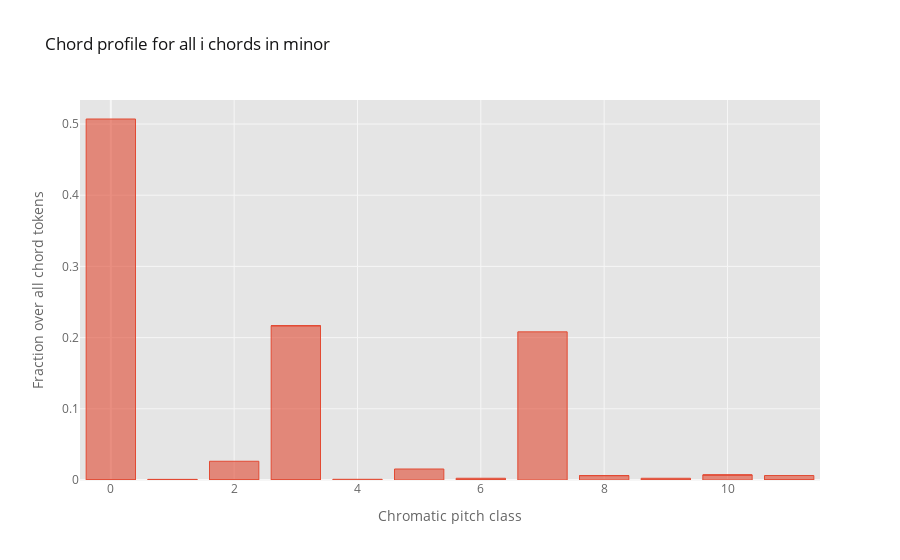
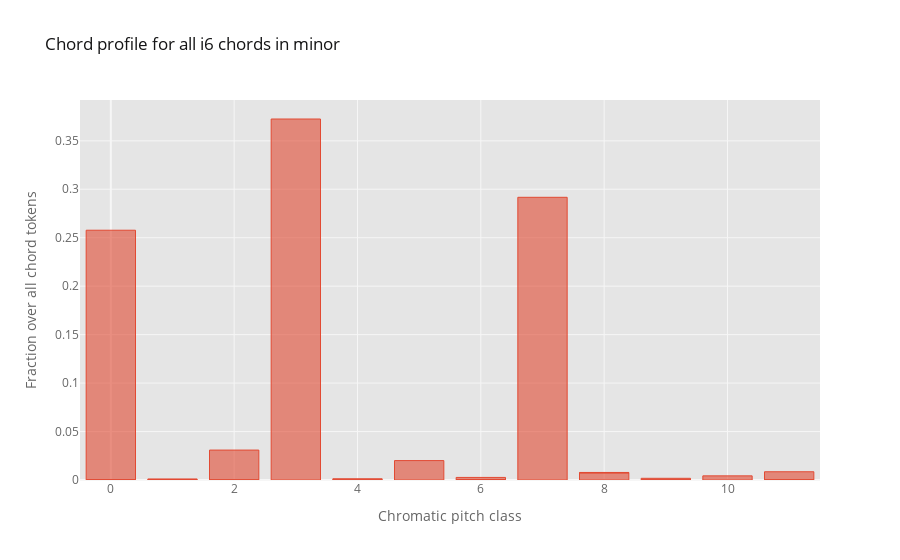

Here is the notebook cell these charts were saved with, in order:
### Markdown cell above
### Minor

### Code cell
plot_chord_profiles(['i', 'i6', 'i64', 'III', 'iv', 'iv6', 'V', 'V6', 'V(64)', 'V7', 'V65'], True)

### Figure 1 — Plotly figure (JSON) as saved in the notebook; plotly's stock layout.template omitted (floating-point values rounded to 4 significant figures)
{"data": [{"marker": {"color": "rgba(226, 74, 51, 0.6)", "line": {"color": "rgba(226, 74, 51, 1.0)", "width": 1}}, "name": "duration_n", "orientation": "v", "text": "", "type": "bar", "x": [3, 0, 2, 9, 11, 6, 1, 8, 3, 10, 5, 0, 7, 2, 9, 4, 11, 6, 1, 8, 3, 10], "y": [2.134e-05, 2.134e-05, 1.067e-05, 2.134e-05, 5.334e-05, 0.000272, 0.0006599, 0.006168, 0.2167, 0.007057, 0.01545, 0.5071, 0.2081, 0.02631, 0.002398, 0.0009761, 0.006211, 0.00219, 0.0002027, 6.934e-05, 5.334e-06, 5.334e-06]}], "layout": {"legend": {"bgcolor": "#FFFFFF", "font": {"color": "#666666"}}, "paper_bgcolor": "#FFFFFF", "plot_bgcolor": "#E5E5E5", "title": {"font": {"color": "#151516"}, "text": "Chord profile for all i chords in minor"}, "xaxis": {"gridcolor": "#F6F6F6", "showgrid": true, "tickfont": {"color": "#666666"}, "title": {"font": {"color": "#666666"}, "text": "Chromatic pitch class"}, "zerolinecolor": "#F6F6F6"}, "yaxis": {"gridcolor": "#F6F6F6", "showgrid": true, "tickfont": {"color": "#666666"}, "title": {"font": {"color": "#666666"}, "text": "Fraction over all chord tokens"}, "zerolinecolor": "#F6F6F6"}}}

### Figure 2 — Plotly figure (JSON) as saved in the notebook; plotly's stock layout.template omitted (floating-point values rounded to 4 significant figures)
{"data": [{"marker": {"color": "rgba(226, 74, 51, 0.6)", "line": {"color": "rgba(226, 74, 51, 1.0)", "width": 1}}, "name": "duration_n", "orientation": "v", "text": "", "type": "bar", "x": [0, 2, 9, 4, 11, 6, 1, 8, 3, 10, 5, 0, 7, 2, 9, 4, 11, 6, 1, 8], "y": [0.0001852, 1.158e-05, 9.26e-05, 9.26e-05, 0.0001389, 0.000517, 0.0006482, 0.007339, 0.3725, 0.004262, 0.02003, 0.2575, 0.2917, 0.03087, 0.001665, 0.001192, 0.008368, 0.002138, 0.0002778, 0.000463]}], "layout": {"legend": {"bgcolor": "#FFFFFF", "font": {"color": "#666666"}}, "paper_bgcolor": "#FFFFFF", "plot_bgcolor": "#E5E5E5", "title": {"font": {"color": "#151516"}, "text": "Chord profile for all i6 chords in minor"}, "xaxis": {"gridcolor": "#F6F6F6", "showgrid": true, "tickfont": {"color": "#666666"}, "title": {"font": {"color": "#666666"}, "text": "Chromatic pitch class"}, "zerolinecolor": "#F6F6F6"}, "yaxis": {"gridcolor": "#F6F6F6", "showgrid": true, "tickfont": {"color": "#666666"}, "title": {"font": {"color": "#666666"}, "text": "Fraction over all chord tokens"}, "zerolinecolor": "#F6F6F6"}}}
